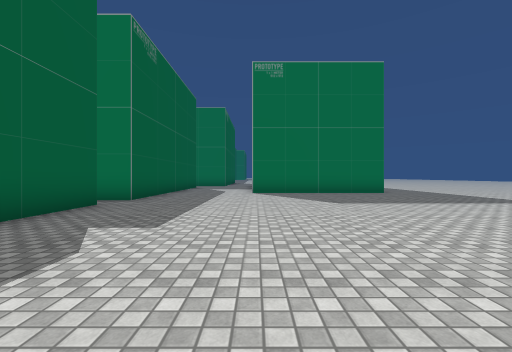
[1] (above)

17 first-person views from a walk through a 3-D level made in the Unity game engine. The camera is 1.3 m above the floor, looks level and sees 90° across. The floor is counted in squares, 2 m on a side. Each view is taken from the middle of a square. On the plan, view 1 faces up. The plan holds only what a view shows up to about 9 squares ahead; the rest is blank. The place goes on beyond the plan. Some surface patterns are stand-ins.

[2]
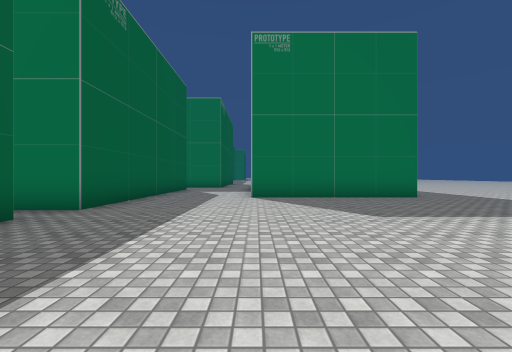

[3]
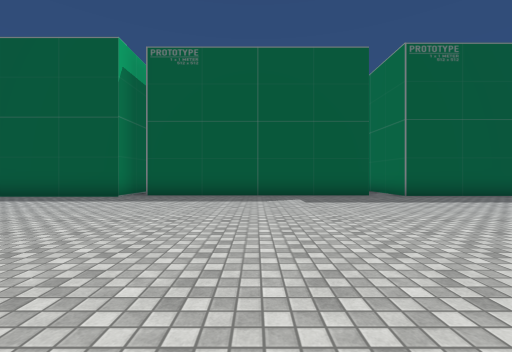

[4]
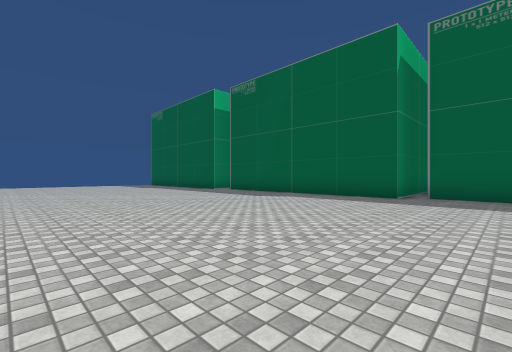

[5]
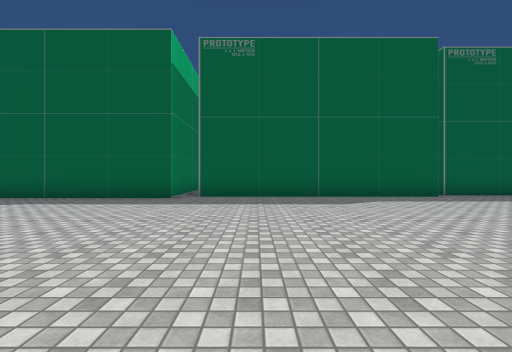

[6]
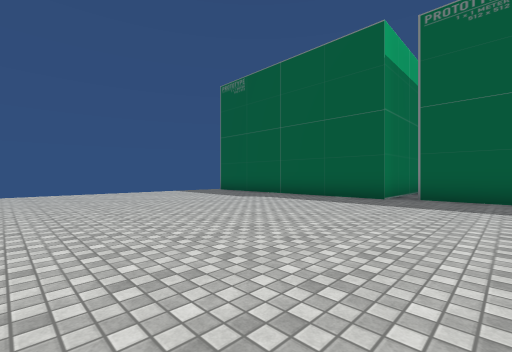

[7]
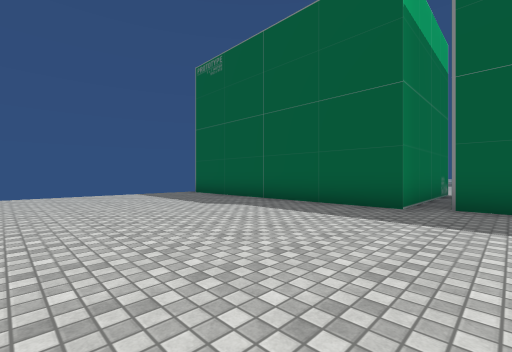

[8]
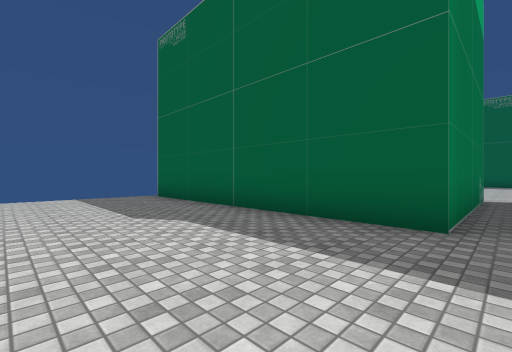

[9]
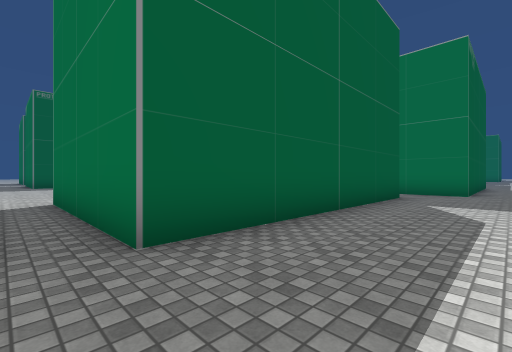

[10]
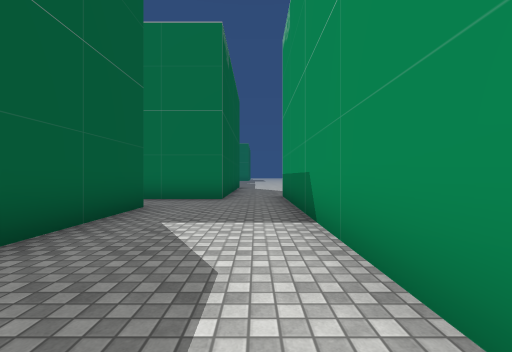

[11]
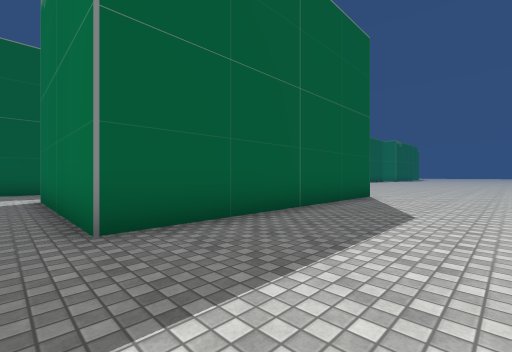

[12]
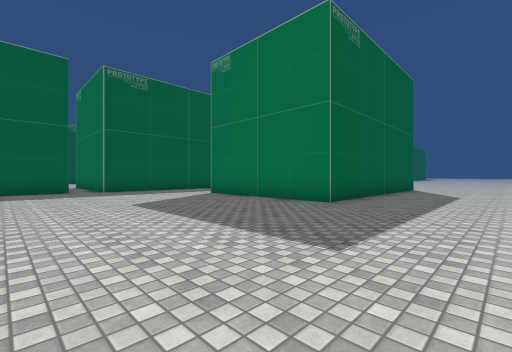

[13]
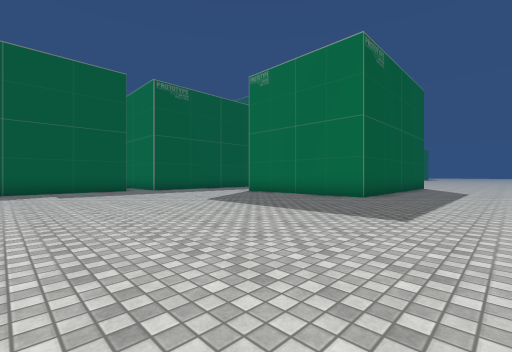

[14]
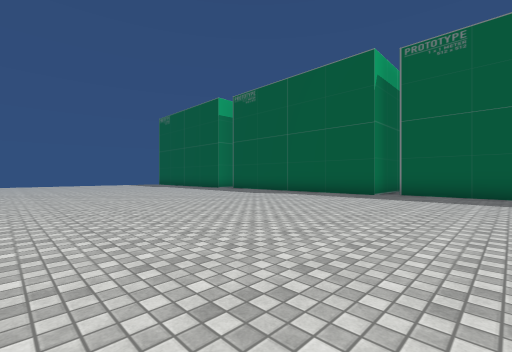

[15]
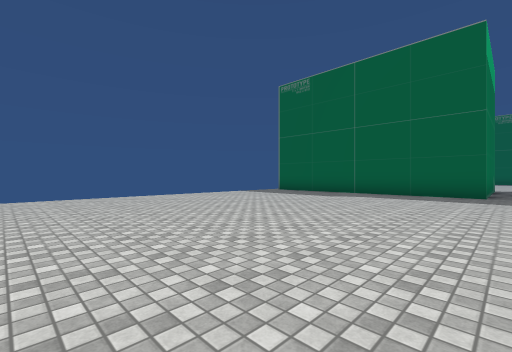

[16]
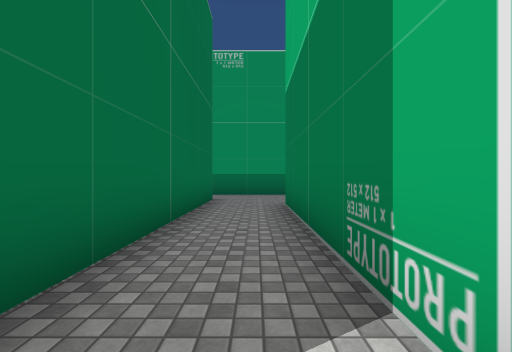

[17]
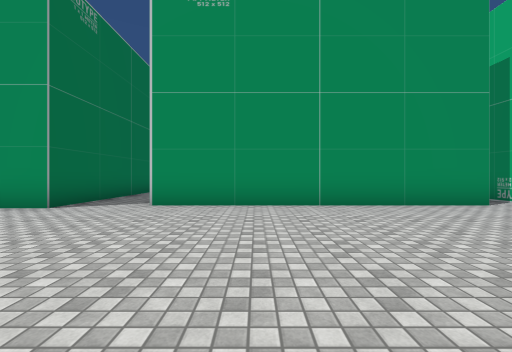

### Floor plan
Points are (right, up) in squares from view 1. A wall is a line through its corners. A room is listed if a view was taken in it or the views show most of it. See-through windows are left out.
Room 1 (views 1, 2, 3, 4, 5, 6, 7, 8, 9, 10, 11, 12, 13, 14, 15)
walls: (-5.5, -2.3) (-3, -2.3) (-3, -9.9); (-3.6, 5.9) (-3.6, -1.8); (-7.9, 5.8) (-7.1, 5.8); (-7.6, -10.5) (-2.6, -10.5) (-2.6, -18); (-8.4, 14.3) (-3.3, 14.3) (-3.3, 6.9) (-8.4, 6.9); (4.9, 17.2) (4.9, 9.7) (-0.1, 9.7) (-0.1, 17.1); (-1.9, 17.5) (-1.9, 16.2) (-8.9, 16.2)
ways out: opening at (-9, 6) to room 2; opening at (-9, 15.5) to room 2; opening at (-8, -10) to room 2
Room 2 (views 16, 17)
walls: (-8.4, 6.9) (-8.4, 14.3); (-8.9, 16.2) (-8.9, 17.2)
ways out: opening at (-9, 6) to room 1; opening at (-9, 15.5) to room 1; opening at (-8, -10) to room 1

Where each view was taken, in squares from view 1:
view 1: 0 up, 0 right, facing up
view 2: 2 up, 0 right, facing up
view 3: 2 up, 5 right, facing left
view 4: 0 up, 5 right, facing down-left
view 5: 8 down, 5 right, facing left
view 6: 8 down, 5 right, facing down-left
view 7: 9 down, 3 right, facing down-left
view 8: 10 down, 1 right, facing down-left
view 9: 6 up, 1 left, facing up-left
view 10: 9 up, 1 left, facing up
view 11: 9 up, 8 right, facing up-left
view 12: 4 up, 8 right, facing up-left
view 13: 2 up, 8 right, facing up-left
view 14: 1 up, 6 right, facing down-left
view 15: 10 down, 7 right, facing down-left
view 16: 15 up, 9 left, facing right
view 17: 12 up, 14 left, facing right
